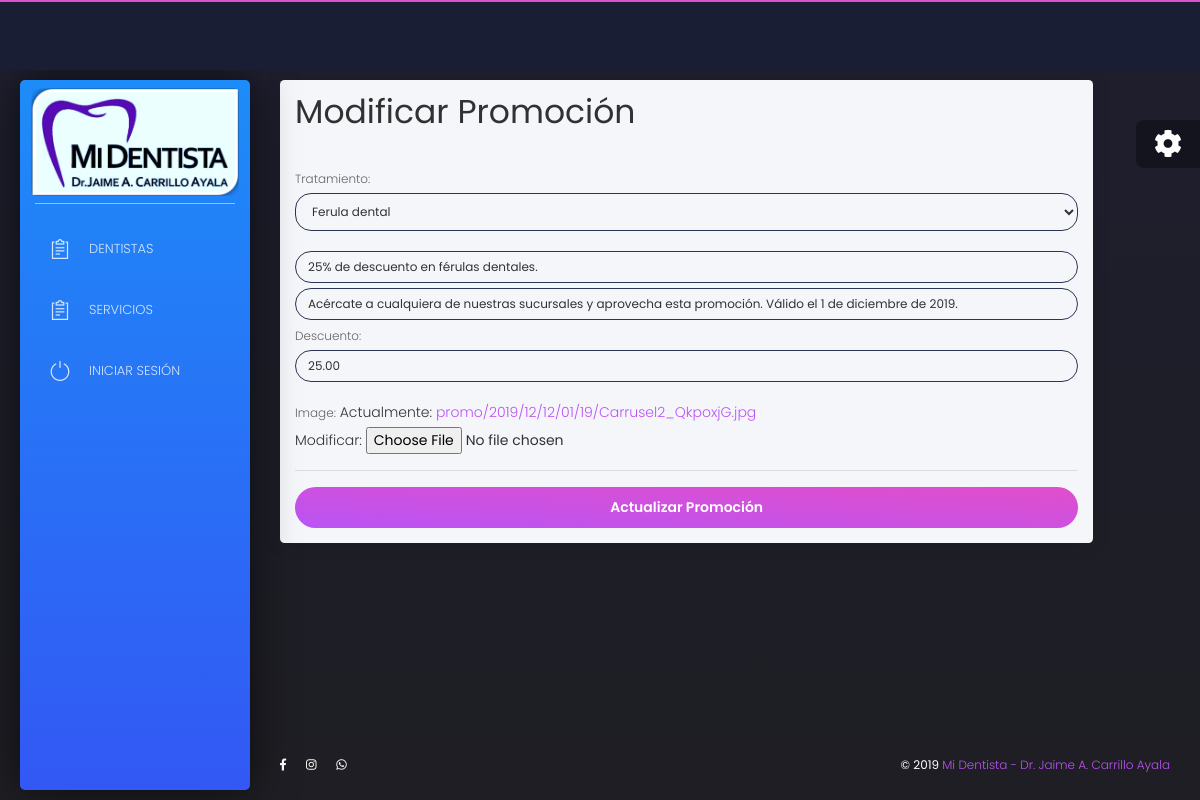
Page /core/modificarpromocion/4 on the earlier database version.
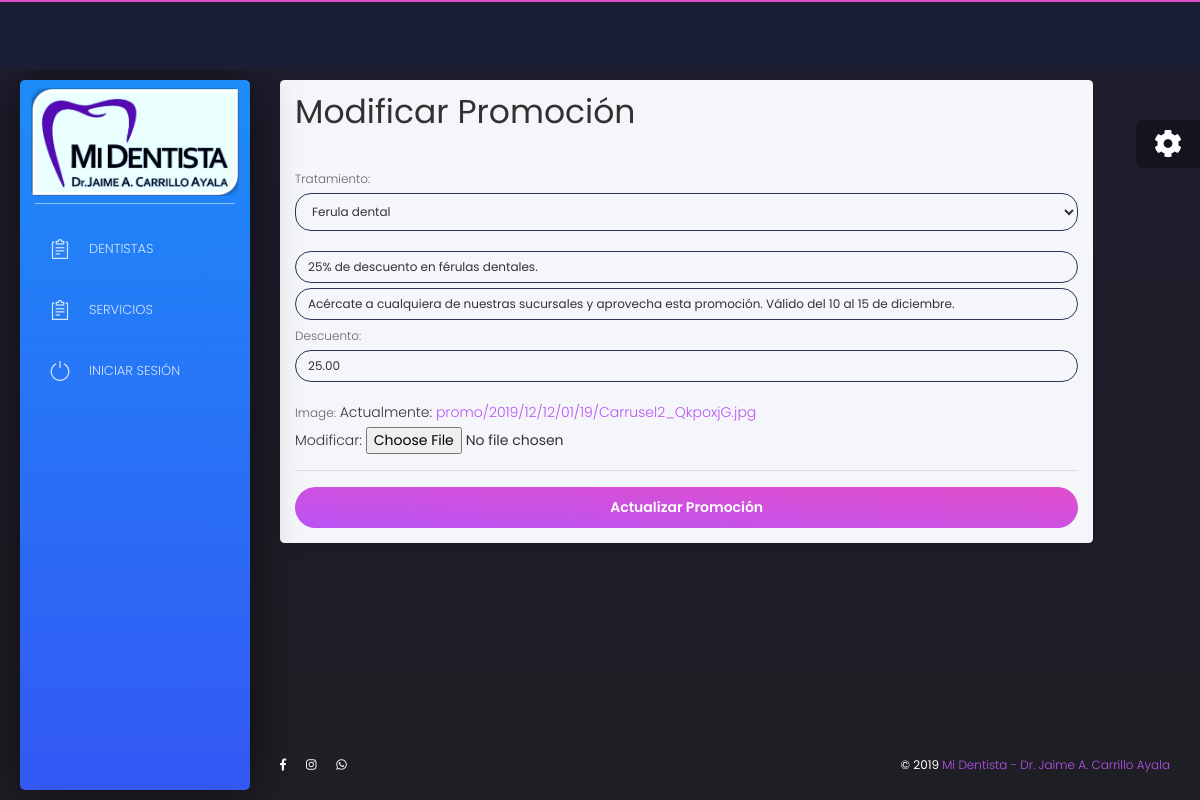
Same page on the later database version.
### core/models.py (models this page shows)
class Promocion(models.Model):
    id = models.AutoField(primary_key=True)
    tratamiento = models.ForeignKey(Tratamiento, on_delete=models.CASCADE, blank=True, null=True)
    titulo = models.CharField(max_length=64)
    descripcion = models.CharField(max_length=512)
    descuento = models.DecimalField(max_digits=5, decimal_places=2, default=0, validators=[MinValueValidator(0)])
    image = models.ImageField(upload_to='promo/%Y/%m/%D/', null=True, blank=True)
    created = models.DateField(auto_now=True)

### core/views.py (the view)
# urls.py: path('modificarpromocion/<int:pk>', ModificarPromocion.as_view(), name = 'modificarpromocion'),
class ModificarPromocion(SuperuserRequiredMixin, UpdateView):
    model = Promocion
    form_class = NuevaPromocionForm
    template_name = 'core/promocion_update.html'
    success_url = reverse_lazy('core:blog')

### core/forms.py (shortened to what this page needs)
class NuevaPromocionForm(forms.ModelForm):
    tratamiento =  TratamientoModelChoiceField(queryset = Tratamiento.objects.filter().order_by('id'), required = True, widget = forms.Select(attrs={'class':'form-control'}))
    image = forms.ImageField(required=True)
    class Meta:
        model = Promocion
        fields = ['tratamiento', 'titulo', 'descripcion','descuento', 'image']
        widgets = {
            'titulo': forms.TextInput(attrs={'class':'form-control', 'placeholder':'Título:'}),
            'descripcion': forms.TextInput(attrs={'class':'form-control', 'placeholder':'Descripcion: '}),
            'descuento': forms.NumberInput(attrs={'class':'form-control', 'placeholder':'Descuento: '}),
            'image': forms.ClearableFileInput(attrs={'class':'form-control-file mt-3'})
        }
        labels = {
            'tratamiento':'',
            'titulo':'',
            'descripcion':'',
            'descuento':'Descuento' ,
            'image':'Imagen'
        }

### core/forms.py (called while the page is built)
    def label_from_instance(self, Tratamiento):
         return Tratamiento.nombre

### core/templates/core/promocion_update.html (shortened to what this page needs)
{% extends 'core/base.html' %}
{% block content %}
<div class="content">
    <div class="row">
        <div class="col-md-11">
			<div class="card white-content">
              	<div class="card-header">
              		<h1>Modificar Promoción</h1>
				</div>
				<div class="card-body">
					<form method="post" enctype="multipart/form-data">{% csrf_token %}
						{{ form.as_p }}
						<hr>
						<div class = "text-center">
						<input type="submit" class = "btn btn-primary btn-block" value= "Actualizar Promoción" />
						</div>
					</form>
				</div>
			</div>
	    </div>
	</div>
</div>
{% endblock %}

Differences in the rows shown:
changed Promocion "Ferula dental": descripcion "Acércate a cualquiera de nuestras sucursales y aprovecha esta promoción. Válido el 1 de diciembre de 2019." → "Acércate a cualquiera de nuestras sucursales y aprovecha esta promoción. Válido del 10 al 15 de diciembre."
